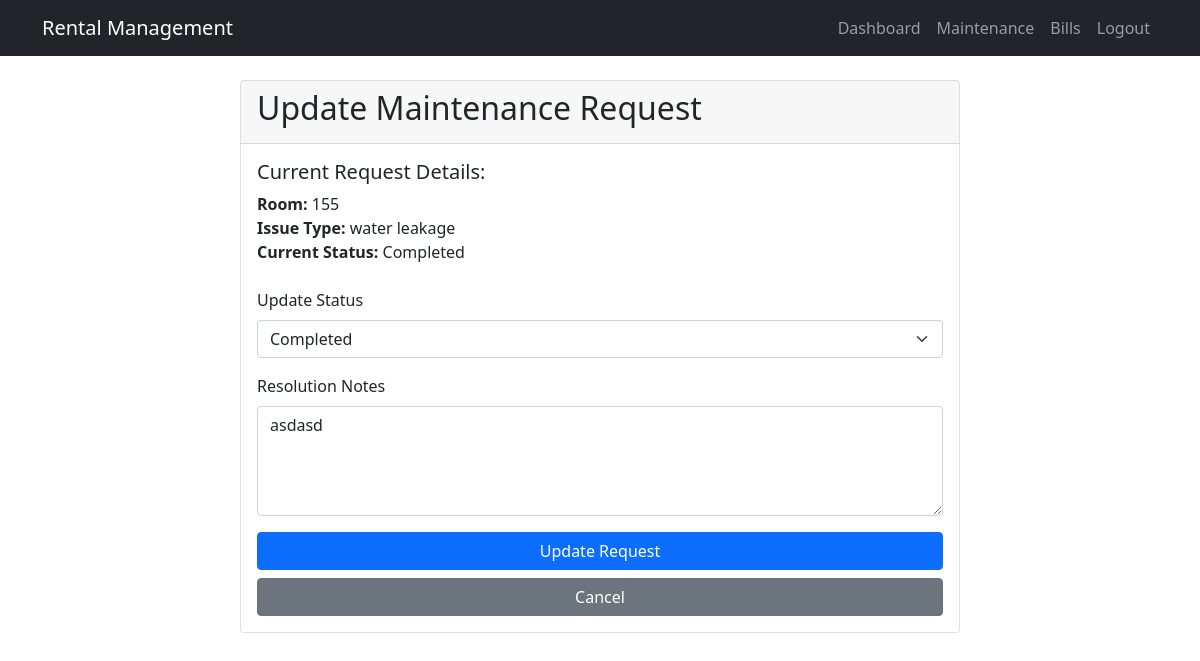
Screenshot of /maintenance/1/update/ (signed in) with the database file from the repository.
### core/models.py (models this page shows, shortened)
class Maintenance(models.Model):
    STATUS_CHOICES = [
        ('PENDING', 'Pending'),
        ('IN_PROGRESS', 'In Progress'),
        ('COMPLETED', 'Completed'),
        ('CANCELLED', 'Cancelled')
    ]
    PRIORITY_CHOICES = [
        ('LOW', 'Low'),
        ('MEDIUM', 'Medium'),
        ('HIGH', 'High')
    ]
    tenant = models.ForeignKey(Tenant, on_delete=models.CASCADE)
    room = models.ForeignKey(Room, on_delete=models.CASCADE)
    issue_type = models.CharField(max_length=100)
    description = models.TextField()
    priority = models.CharField(max_length=10, choices=PRIORITY_CHOICES, default='MEDIUM')
    status = models.CharField(max_length=20, choices=STATUS_CHOICES, default='PENDING')
    reported_date = models.DateTimeField(auto_now_add=True)
    assigned_to = models.ForeignKey(User, on_delete=models.SET_NULL, null=True, blank=True)
    resolved_date = models.DateTimeField(null=True, blank=True)
    resolution_notes = models.TextField(blank=True)

class Room(models.Model):
    number = models.CharField(max_length=10, unique=True)
    floor = models.IntegerField()
    rent_amount = models.DecimalField(max_digits=10, decimal_places=2)
    is_occupied = models.BooleanField(default=False)
    description = models.TextField(blank=True)

### core/views.py (the view, shortened to what this page needs)
# urls.py: path('maintenance/<int:request_id>/update/', views.update_maintenance, name='update_maintenance'),
@login_required
def update_maintenance(request, request_id):
    maintenance_request = get_object_or_404(Maintenance, id=request_id)
    if request.user.user_type == 'TENANT':
        messages.error(request, 'Only staff can update maintenance requests.')
        return redirect('maintenance_detail', request_id=request_id)
    return render(request, 'core/maintenance/update.html', {
        'maintenance': maintenance_request
    })

### templates/core/maintenance/update.html (shortened to what this page needs)
{% extends 'core/base.html' %}
{% block content %}
<div class="container">
    <div class="row justify-content-center">
        <div class="col-md-8">
            <div class="card">
                <div class="card-header">
                    <h2>Update Maintenance Request</h2>
                </div>
                <div class="card-body">
                    <div class="mb-4">
                        <h5>Current Request Details:</h5>
                        <p>
                            <strong>Room:</strong> {{ maintenance.room.number }}<br>
                            <strong>Issue Type:</strong> {{ maintenance.issue_type }}<br>
                            <strong>Current Status:</strong> {{ maintenance.get_status_display }}
                        </p>
                    </div>
                    <form method="post">
                        <div class="mb-3">
                            <label class="form-label">Update Status</label>
                            <select name="status" class="form-select">
                                <option value="COMPLETED" {% if maintenance.status == 'COMPLETED' %}selected{% endif %}>
                                    Completed
                                </option>
                            </select>
                        </div>
                        <div class="mb-3">
                            <label class="form-label">Resolution Notes</label>
                            <textarea name="resolution_notes" class="form-control" rows="4">{{ maintenance.resolution_notes }}</textarea>
                        </div>
                        <div class="d-grid gap-2">
                            <button type="submit" class="btn btn-primary">Update Request</button>
                            <a href="{% url 'maintenance_detail' maintenance.id %}"
                               class="btn btn-secondary">Cancel</a>
                        </div>
                    </form>
                </div>
            </div>
        </div>
    </div>
</div>
{% endblock %}

### rows the page displays
Maintenance: room.number "155", issue_type "water leakage", status "Completed", resolution_notes "asdasd"
